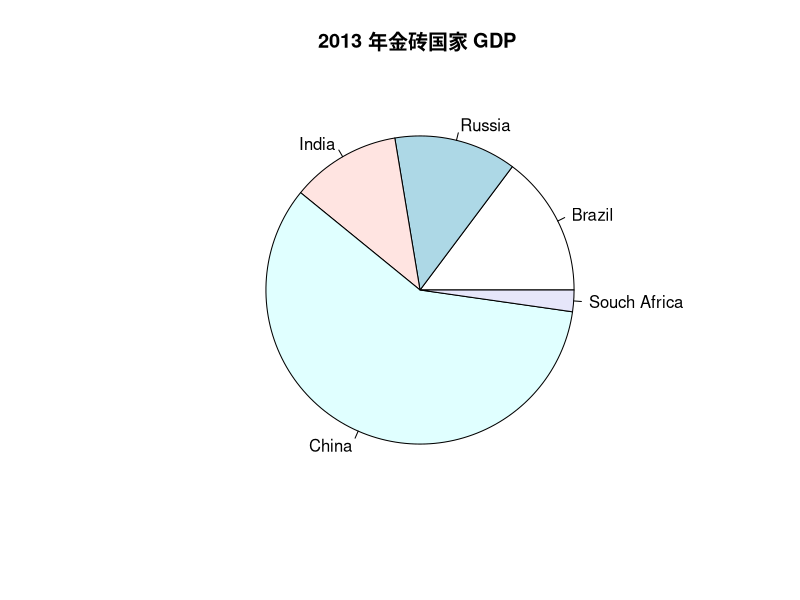
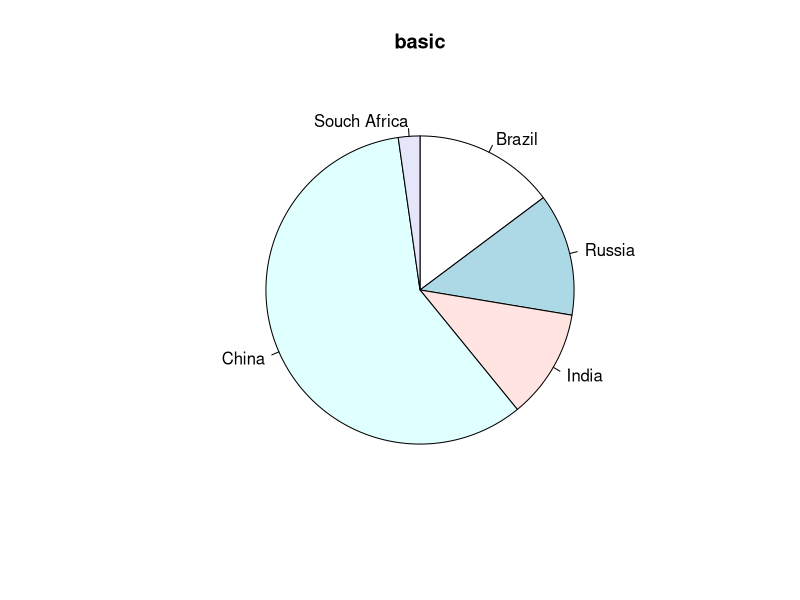

Here is the R script that generated these plots, in order:
countries <- c("Brazil", "Russia", "India", "China", "Souch Africa")
GDP <- c(23920, 20790, 18618, 94906, 3660)
pie(GDP, labels = countries, main = "2013 年金砖国家 GDP ")
pie(GDP, labels = countries,  clockwise = TRUE, main = "basic")